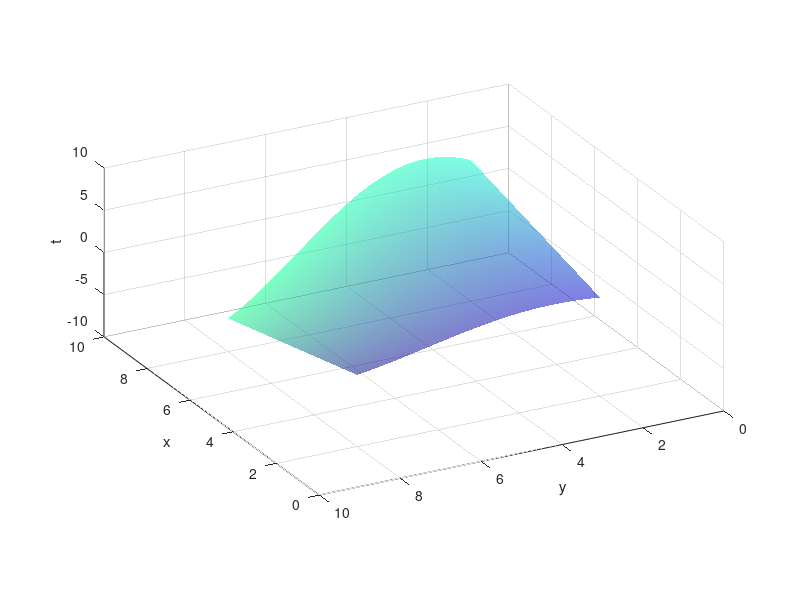

Write MATLAB code to recreate this figure. (Note: this script raises an error after producing the figure.)
close all
[x,y] = meshgrid(linspace(2,8,20),linspace(2,8,20));
z = x.*sin(0.5*y);
figure;
clear co
co(:,:,1) = zeros(20);
[co(:,:,2),co(:,:,3)] = meshgrid(linspace(0,1,20),linspace(205/255.0,127/255.0,20));
s = surf(x,y,z,co,'EdgeColor','none','FaceColor','interp','FaceAlpha',0.5);
xlabel('x');
ylabel('y');
zlabel('t');
axis([0,10,0,10,-10,10]);
daspect([1,1,5]);
view(-118,23);
print('event_surface','-dpng','-r220');
surface_vid(:,:,:,1) = imread('event_surface.png');
point = [7,4,7*sin(0.5*4)];
hold on 
p = scatter3(point(1),point(2),point(3),20,[178,34,34]/255.0,'filled');
xlabel('x');
ylabel('y');
zlabel('t');
axis([0,10,0,10,-10,10]);
daspect([1,1,5]);
view(-118,23);
print('event_surface','-dpng','-r220');
surface_vid(:,:,:,2) = imread('event_surface.png');
[px,py] = meshgrid(linspace(6,8,10),linspace(3,5,10));
dzx = sin(0.5*point(2));
dzy = cos(0.5*point(2))*0.5*point(1);
pz = dzx*(px - point(1)) + dzy*(py - point(2)) + point(3);
hold on
%[csp(:,:,1),csp(:,:,2),csp(:,:,3)] = meshgrid(linspace(220/255.0,1,10),linspace(20/255.0,215/255.0,10),linspace(60/255.0,0,10));
sp = surf(px,py,pz,'EdgeColor','none','FaceColor','interp','FaceAlpha',0.7);
colormap autumn
% q = quiver3(point(1),point(2),point(3),1/dzx,1/dzy,1);
% q.Color = [128,0,0]/255.0;
xlabel('x');
ylabel('y');
zlabel('t');
axis([0,10,0,10,-10,10]);
daspect([1,1,5]);
view(-118,23);
print('event_surface','-dpng','-r220');
surface_vid(:,:,:,3) = imread('event_surface.png');
saveVideo(surface_vid,'event_surface',1);